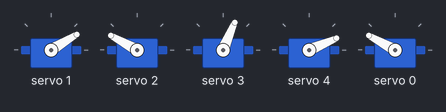
The sketch below on a simulated Arduino Uno, built with avr-gcc and run on an emulated ATmega328P. On the bench: 5 × servo. What the sketch prints to the serial monitor is not drawn.

Above: at 2.55 s.
At 2.7 s:
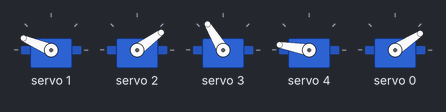
Timing chart, 0 to 5.5 s (numbered marks = the images above):
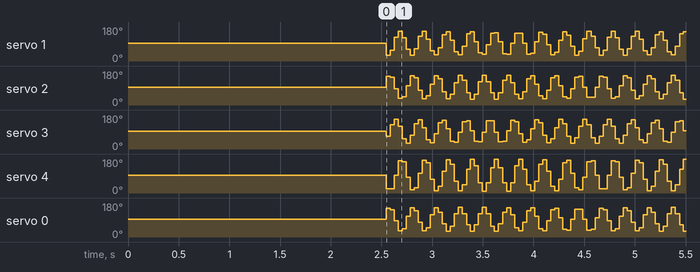

The sketch:

gusanon.ino
```cpp
// This is the code for the worm movement, it is esentially a sin type signal that is translated
//into angles for the servo, the main sinusoidal has an amplitud of 60 degrees, with a 0.02 Hz frecuency
// this values can be modified if the worm needs to be move faster or do bigger steps

#include <Wire.h>
#include <Adafruit_PWMServoDriver.h>

const float pi = 3.14159267;
const float frec = 0.02;
const float amplitud = 60;


 float grados(float radianes) {
  return radianes / 2 / pi * 360;
}

//It's important put the right I2C adress of your own driver

Adafruit_PWMServoDriver servos = Adafruit_PWMServoDriver(0x40);

//int pos0 = 110;
//int pos180 = 512;
int pos0 = 110;
int pos180 = 512;
int t=0;
int f=0;

void setup(){
  //Initialize PCA9658 Driver
  servos.begin();
  Serial.begin(115200);
  servos.setPWMFreq(50);
  // Set all the servos at 90 degrees, the worm is completely in a straight position
  setServo(1,90);
  delay(500);
  setServo(2,90);
  delay(500);
  setServo(3,90);
  delay(500);
  setServo(4,90);
  delay(500);
  setServo(0,90);
  delay(500);
}

void loop(){

  Serial.println("Cycle starts");
// The worm movement is coceived as a sinusoidal signal which travels arround the body worm
// in order to achieve that, there is a pure sin which moves the first joint, then
// the rest of the joints move following that first signal, but with a certain wave offset

  for(int i = 1; i < 1000; i++){
    float f0 = amplitud*sin(2*pi*frec*i)+90;
    float f1 = amplitud*sin(2*pi*frec*i+pi+(pi/8))+90;
    float f2 = amplitud*sin(2*pi*frec*i+((1/4)*pi))+90;
    float f3 = amplitud*sin(2*pi*frec*i+(pi+(pi/2)))+90;
    float f4 = 80*sin(2*pi*frec*i+(pi+((3/4)*pi)))+90;

   /* This is for debugging
    Serial.print(f0);
    Serial.println("\t");
    Serial.print(f1);
    Serial.println("\t");
    Serial.print(f2);
    Serial.println("\t");
    Serial.print(f3);
    Serial.println("\t");
    Serial.print(f4);
    Serial.println("\t");
    //Serial.println(i);
    //setServo(7,f0);
    */
    //After the corresponding angles for each joint, they are sent to the servos
    //Make sure to put the right number
    setServo(0,f0);
    setServo(1,f1);
    setServo(2,f2);
    setServo(3,f3);
    setServo(4,f4);

    delay(0.5);
  }
 Serial.println("End of the cycle");
}


//This is the function used for the servo movement using the PCA9685 Driver
void setServo(uint8_t n_servo, int angulo){
  int duty;
  duty = map(angulo,0,180,pos0,pos180);
  servos.setPWM(n_servo,0,duty);
}
```
